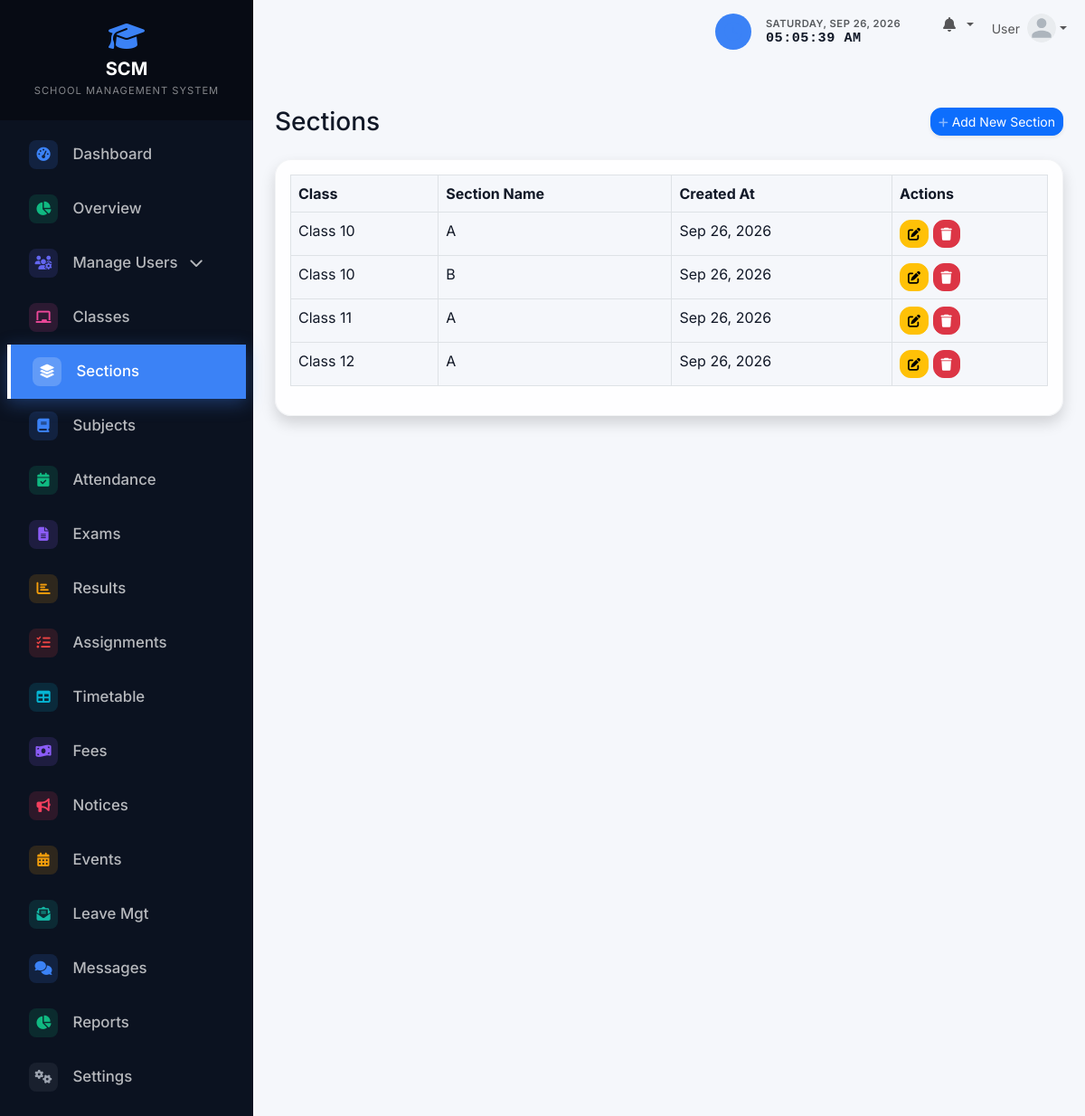
The app's page /admin/sections/index.php (signed in) with its own data.
### tables this page shows
CREATE TABLE IF NOT EXISTS settings (
    setting_key VARCHAR(50) PRIMARY KEY,
    setting_value TEXT
);

CREATE TABLE IF NOT EXISTS sections (
    id INT AUTO_INCREMENT PRIMARY KEY,
    class_id INT NOT NULL,
    name VARCHAR(50) NOT NULL,
    created_at TIMESTAMP DEFAULT CURRENT_TIMESTAMP,
    FOREIGN KEY (class_id) REFERENCES classes(id) ON DELETE CASCADE,
    UNIQUE KEY unique_class_section (class_id, name)
);

CREATE TABLE IF NOT EXISTS classes (
    id INT AUTO_INCREMENT PRIMARY KEY,
    name VARCHAR(50) NOT NULL UNIQUE,
    created_at TIMESTAMP DEFAULT CURRENT_TIMESTAMP
);

### config/functions.php (called while the page is built, shortened)
<?php
function get_setting($pdo, $key, $default = '') {
    $stmt = $pdo->prepare("SELECT setting_value FROM settings WHERE setting_key = ?");
    $stmt->execute([$key]);
    $result = $stmt->fetch();
    return $result ? $result['setting_value'] : $default;
}
?>

### admin/sections/index.php (the view, shortened to what this page needs)
<?php
require_once '../../config/database.php';
require_once '../../config/functions.php';
$stmt = $pdo->query("SELECT s.*, c.name as class_name FROM sections s JOIN classes c ON s.class_id = c.id ORDER BY c.name, s.name");
$sections = $stmt->fetchAll();
include '../../includes/header.php';
?>
<div class="d-sm-flex align-items-center justify-content-between mb-4">
    <h1 class="h3 mb-0 text-gray-800">Sections</h1>
    <a href="create.php" class="d-none d-sm-inline-block btn btn-sm btn-primary shadow-sm">
        <i class="fas fa-plus fa-sm text-white-50"></i> Add New Section
    </a>
</div>
<div class="card shadow mb-4">
    <div class="card-body">
        <div class="table-responsive">
            <table class="table table-bordered table-hover" width="100%" cellspacing="0">
                <thead>
                    <tr>
                        <th>Class</th>
                        <th>Section Name</th>
                        <th>Created At</th>
                        <th>Actions</th>
                    </tr>
                </thead>
                <tbody>
                    <?php foreach ($sections as $section): ?>
                    <tr>
                        <td><?= htmlspecialchars($section['class_name']) ?></td>
                        <td><?= htmlspecialchars($section['name']) ?></td>
                        <td><?= date('M d, Y', strtotime($section['created_at'])) ?></td>
                        <td>
                            <a href="edit.php?id=<?= $section['id'] ?>" class="btn btn-warning btn-sm" title="Edit"><i class="fas fa-edit"></i></a>
                            <a href="delete.php?id=<?= $section['id'] ?>" class="btn btn-danger btn-sm" title="Delete" onclick="return confirm('Are you sure you want to delete this section?');"><i class="fas fa-trash"></i></a>
                        </td>
                    </tr>
                    <?php endforeach; ?>
                </tbody>
            </table>
        </div>
    </div>
</div>
<?php include '../../includes/footer.php'; ?>

### includes/header.php (shortened to what this page needs)
<!DOCTYPE html>
<html lang="en">
<head>
    <link href="https://cdn.jsdelivr.net/npm/bootstrap@5.3.0/dist/css/bootstrap.min.css" rel="stylesheet">
    <link rel="stylesheet" href="https://cdnjs.cloudflare.com/ajax/libs/font-awesome/6.4.0/css/all.min.css">
    <link rel="stylesheet" href="<?= BASE_URL ?>/assets/css/style.css">
    <?php
    $current_role = $_SESSION['user_role'] ?? '';
    ?>
    <?php
    $body_classes = "theme-" . htmlspecialchars($current_role ?: 'admin');
    ?>
</head>
<body class="<?= $body_classes ?>">
    <div class="wrapper">
        <?php include 'sidebar.php'; ?>
        <div id="content">
            <?php include 'navbar.php'; ?>
            <div class="container-fluid p-4">

### includes/sidebar.php (shortened to what this page needs)
<?php
$current_page = $_SERVER['REQUEST_URI'];
$sidebar_school_name = get_setting($pdo, 'school_name', 'SCM - SCHOOL MANAGEMENT');
$name_parts = explode(' - ', $sidebar_school_name, 2);
$main_name = $name_parts[0];
$sub_name = isset($name_parts[1]) ? $name_parts[1] : '';
?>
<nav id="sidebar" class="text-white">
    <div class="sidebar-header p-4 text-center">
        <a href="<?= BASE_URL ?>/index.php" class="text-white text-decoration-none d-flex flex-column align-items-center">
            <i class="fas fa-graduation-cap fa-2x mb-2 text-primary"></i>
            <h5 class="mb-0 fw-bold tracking-wide"><?= htmlspecialchars($main_name) ?></h5>
            <?php if ($sub_name): ?>
            <small class="text-white-50 mt-1" style="font-size: 0.7rem; letter-spacing: 1px;"><?= htmlspecialchars(strtoupper($sub_name)) ?></small>
            <?php endif; ?>
        </a>
    </div>
    <ul class="list-unstyled components p-2">
        <?php if ($_SESSION['user_role'] === 'admin'): ?>
            <li class="<?= strpos($current_page, '/admin/dashboard.php') !== false ? 'active' : '' ?>">
                <a href="<?= BASE_URL ?>/admin/dashboard.php"><i class="fas fa-fw fa-tachometer-alt me-2"></i> Dashboard</a>
            </li>
            <li class="<?= strpos($current_page, '/admin/overview.php') !== false ? 'active' : '' ?>">
                <a href="<?= BASE_URL ?>/admin/overview.php"><i class="fas fa-fw fa-chart-pie me-2"></i> Overview</a>
            </li>
            <?php
                $is_users_active = strpos($current_page, '/admin/admins/') !== false || strpos($current_page, '/admin/roles/') !== false || strpos($current_page, '/admin/students/') !== false || strpos($current_page, '/admin/teachers/') !== false || strpos($current_page, '/admin/parents/') !== false;
            ?>
            <li class="<?= $is_users_active ? 'active' : '' ?>">
                <a href="#usersSubmenu" data-bs-toggle="collapse" aria-expanded="<?= $is_users_active ? 'true' : 'false' ?>" class="manage-users-btn <?= $is_users_active ? '' : 'collapsed' ?>" style="text-decoration: none;">
                    <i class="fas fa-fw fa-users-cog"></i>
                    <span>Manage Users</span>
                    <i class="fas fa-chevron-down dropdown-arrow"></i>
                </a>
            </li>
            <li class="<?= strpos($current_page, '/admin/classes/') !== false ? 'active' : '' ?>"><a href="<?= BASE_URL ?>/admin/classes/"><i class="fas fa-fw fa-chalkboard me-2"></i> Classes</a></li>
            <li class="<?= strpos($current_page, '/admin/sections/') !== false ? 'active' : '' ?>"><a href="<?= BASE_URL ?>/admin/sections/"><i class="fas fa-fw fa-layer-group me-2"></i> Sections</a></li>
            <li class="<?= strpos($current_page, '/admin/subjects/') !== false ? 'active' : '' ?>"><a href="<?= BASE_URL ?>/admin/subjects/"><i class="fas fa-fw fa-book me-2"></i> Subjects</a></li>
            <li class="<?= strpos($current_page, '/admin/attendance/') !== false ? 'active' : '' ?>"><a href="<?= BASE_URL ?>/admin/attendance/"><i class="fas fa-fw fa-calendar-check me-2"></i> Attendance</a></li>
            <li class="<?= strpos($current_page, '/admin/exams/') !== false ? 'active' : '' ?>"><a href="<?= BASE_URL ?>/admin/exams/"><i class="fas fa-fw fa-file-alt me-2"></i> Exams</a></li>
            <li class="<?= strpos($current_page, '/admin/results/') !== false ? 'active' : '' ?>"><a href="<?= BASE_URL ?>/admin/results/"><i class="fas fa-fw fa-chart-bar me-2"></i> Results</a></li>
            <li class="<?= strpos($current_page, '/admin/assignments/') !== false ? 'active' : '' ?>"><a href="<?= BASE_URL ?>/admin/assignments/"><i class="fas fa-fw fa-tasks me-2"></i> Assignments</a></li>
            <li class="<?= strpos($current_page, '/admin/timetable/') !== false ? 'active' : '' ?>"><a href="<?= BASE_URL ?>/admin/timetable/"><i class="fas fa-fw fa-table me-2"></i> Timetable</a></li>
            <li class="<?= strpos($current_page, '/admin/fees/') !== false ? 'active' : '' ?>"><a href="<?= BASE_URL ?>/admin/fees/"><i class="fas fa-fw fa-money-bill-wave me-2"></i> Fees</a></li>
            <li class="<?= strpos($current_page, '/admin/notices/') !== false ? 'active' : '' ?>"><a href="<?= BASE_URL ?>/admin/notices/"><i class="fas fa-fw fa-bullhorn me-2"></i> Notices</a></li>
            <li class="<?= strpos($current_page, '/admin/events/') !== false ? 'active' : '' ?>"><a href="<?= BASE_URL ?>/admin/events/"><i class="fas fa-fw fa-calendar-alt me-2"></i> Events</a></li>
            <li class="<?= strpos($current_page, '/admin/leaves/') !== false ? 'active' : '' ?>"><a href="<?= BASE_URL ?>/admin/leaves/"><i class="fas fa-fw fa-envelope-open-text me-2"></i> Leave Mgt</a></li>
            <li class="<?= strpos($current_page, '/admin/messages/') !== false ? 'active' : '' ?>"><a href="<?= BASE_URL ?>/admin/messages/"><i class="fas fa-fw fa-comments me-2"></i> Messages</a></li>
            <li class="<?= strpos($current_page, '/admin/reports/') !== false ? 'active' : '' ?>"><a href="<?= BASE_URL ?>/admin/reports/"><i class="fas fa-fw fa-chart-pie me-2"></i> Reports</a></li>
            <li class="<?= strpos($current_page, '/admin/settings/') !== false ? 'active' : '' ?>"><a href="<?= BASE_URL ?>/admin/settings/"><i class="fas fa-fw fa-cogs me-2"></i> Settings</a></li>
        <?php endif; ?>
    </ul>
</nav>

### includes/navbar.php (shortened to what this page needs)
<nav class="navbar navbar-expand-lg navbar-light bg-transparent topbar mb-4 static-top">
    <div class="container-fluid">
        <ul class="navbar-nav ms-auto">
            <li class="nav-item d-none d-md-flex align-items-center mx-3">
                <div class="d-flex align-items-center px-3 py-2 rounded-pill bg-transparent" style="min-width: 220px;">
                    <div class="d-flex align-items-center justify-content-center bg-primary bg-opacity-25 rounded-circle me-3" style="width: 40px; height: 40px;">
                        <i class="fas fa-clock text-primary fs-5" id="clockIcon"></i>
                    </div>
                    <div class="d-flex flex-column justify-content-center lh-sm">
                        <span id="realTimeDate" class="text-muted text-uppercase" style="font-size: 0.7rem; font-weight: 600; letter-spacing: 0.5px;">Loading...</span>
                        <span id="realTimeClock" class="fw-bold" style="font-size: 0.95rem; font-family: 'Courier New', Courier, monospace; letter-spacing: 0.5px;">--:--:--</span>
                    </div>
                </div>
            </li>
            <li class="nav-item dropdown no-arrow mx-1">
                <a class="nav-link dropdown-toggle position-relative" href="#" id="alertsDropdown" role="button" data-bs-toggle="dropdown" aria-expanded="false">
                    <i class="fas fa-bell fa-fw"></i>
                </a>
            </li>
            <li class="nav-item dropdown no-arrow">
                <a class="nav-link dropdown-toggle d-flex align-items-center" href="#" id="userDropdown" role="button" data-bs-toggle="dropdown" aria-expanded="false">
                    <span class="me-2 d-none d-lg-inline text-gray-600 small"><?= htmlspecialchars($_SESSION['name'] ?? 'User') ?></span>
                    <img class="img-profile rounded-circle" src="<?= !empty($_SESSION['profile_photo']) ? BASE_URL . '/uploads/' . $_SESSION['user_role'] . 's/' . $_SESSION['profile_photo'] : BASE_URL . '/assets/images/default-avatar.svg' ?>" width="32" height="32" alt="Profile">
                </a>
            </li>
        </ul>
    </div>
</nav>

### includes/footer.php (shortened to what this page needs)
            </div>
        </div>
    </div>
</body>
</html>

### assets/css/style.css (style rules this page uses)
:root { --bs-primary: #3B82F6; --bs-info: #06B6D4; --bs-success: #10B981; --bs-warning: #F59E0B; --bs-danger: #EF4444; --bs-body-bg: #F5F7FB; --bs-body-color: #111827; --sidebar-bg: #0B1220; --sidebar-header: #070b14; --sidebar-text: rgba(255,255,255,0.7); --sidebar-hover: rgba(255,255,255,0.1); }
.theme-admin { --bs-primary: #3B82F6; --bs-info: #06B6D4; --bs-body-bg: #F5F7FB; --bs-body-color: #111827; --sidebar-bg: #0B1220; --sidebar-header: #070b14; }
body { font-family: 'Inter', sans-serif; background-color: var(--bs-body-bg); color: var(--bs-body-color); }
.text-primary { color: var(--bs-primary) !important; }
.bg-primary { background-color: var(--bs-primary) !important; }
.btn { border-radius: 12px; }
.wrapper { display: flex; width: 100%; align-items: stretch; }
#sidebar { min-width: 280px; max-width: 280px; min-height: 100vh; transition: all 0.25s cubic-bezier(0.4, 0, 0.2, 1); background: var(--sidebar-bg) !important; }
#sidebar .sidebar-header { background: var(--sidebar-header); transition: all 0.25s; }
#sidebar ul.components { padding: 20px 0; }
#sidebar ul li a { padding: 14px 24px; font-size: 1.05em; display: block; color: var(--sidebar-text); text-decoration: none; font-weight: 500; position: relative; overflow: hidden; transition: background-color 0.3s ease, transform 0.3s ease, color 0.3s ease, box-shadow 0.3s ease; }
#sidebar ul li.active > a { background: var(--bs-primary); color: #ffffff; box-shadow: 0 5px 20px rgba(63, 130, 244, 0.35); transition: all 0.3s ease; border-left: 4px solid #fff; }
#sidebar ul li.active > a::before { content: ""; position: absolute; top: 0; left: -100%; width: 50%; height: 100%; background: linear-gradient( 90deg, transparent, rgba(255,255,255,0.25), transparent ); transform: skewX(-20deg); animation: buttonShine 3s infinite; }
#sidebar ul li a i { transition: transform 0.3s ease, color 0.3s ease; }
#content { width: 100%; min-height: 100vh; transition: all 0.25s; }
.topbar { height: 4.375rem; }
.card, .dashboard-card { border: 1px solid rgba(229, 231, 235, 0.5); border-radius: 18px; box-shadow: 0 8px 30px rgba(15, 23, 42, 0.1); background-color: rgba(255, 255, 255, 0.85); backdrop-filter: blur(8px); }
#sidebar ul.components li a i { width: 32px; height: 32px; display: inline-flex; align-items: center; justify-content: center; border-radius: 8px; margin-right: 12px !important; font-size: 0.95rem; transition: all 0.3s; }
#sidebar ul.components li a i.fa-tachometer-alt { background: rgba(59, 130, 246, 0.15); color: #3b82f6; }
#sidebar ul.components li a i.fa-chart-pie { background: rgba(16, 185, 129, 0.15); color: #10b981; }
#sidebar ul.components li a i.fa-users-cog, #sidebar ul.components li a i.fa-user-shield, #sidebar ul.components li a i.fa-user-graduate, #sidebar ul.components li a i.fa-chalkboard-teacher, #sidebar ul.components li a i.fa-users, #sidebar ul.components li a i.fa-user { background: rgba(99, 102, 241, 0.15); color: #6366f1; }
#sidebar ul.components li a i.fa-chalkboard { background: rgba(236, 72, 153, 0.15); color: #ec4899; }
#sidebar ul.components li a i.fa-layer-group { background: rgba(139, 92, 246, 0.15); color: #8b5cf6; }
#sidebar ul.components li a i.fa-book { background: rgba(59, 130, 246, 0.15); color: #3b82f6; }
#sidebar ul.components li a i.fa-calendar-check { background: rgba(16, 185, 129, 0.15); color: #10b981; }
#sidebar ul.components li a i.fa-file-alt { background: rgba(139, 92, 246, 0.15); color: #8b5cf6; }
#sidebar ul.components li a i.fa-chart-bar { background: rgba(245, 158, 11, 0.15); color: #f59e0b; }
#sidebar ul.components li a i.fa-tasks { background: rgba(239, 68, 68, 0.15); color: #ef4444; }
#sidebar ul.components li a i.fa-table { background: rgba(6, 182, 212, 0.15); color: #06b6d4; }
#sidebar ul.components li a i.fa-calendar-alt { background: rgba(245, 158, 11, 0.15); color: #f59e0b; }
#sidebar ul.components li a i.fa-money-bill-wave { background: rgba(139, 92, 246, 0.15); color: #8b5cf6; }
#sidebar ul.components li a i.fa-bullhorn { background: rgba(244, 63, 94, 0.15); color: #f43f5e; }
#sidebar ul.components li a i.fa-envelope-open-text { background: rgba(20, 184, 166, 0.15); color: #14b8a6; }
#sidebar ul.components li a i.fa-comments { background: rgba(59, 130, 246, 0.15); color: #3b82f6; }
#sidebar ul.components li a i.fa-cogs { background: rgba(107, 114, 128, 0.15); color: #9ca3af; }
#sidebar ul li.active > a i, #sidebar ul li a:hover i { background: rgba(255, 255, 255, 0.2) !important; color: #fff !important; }

### records on screen
settings: setting_value "SCM", setting_value "SCHOOL MANAGEMENT SYSTEM"
sections: class.name "Class 10", name "A", created_at "Sep 26, 2026"
sections: class.name "Class 10", name "B", created_at "Sep 26, 2026"
sections: class.name "Class 11", name "A", created_at "Sep 26, 2026"
sections: class.name "Class 12", name "A", created_at "Sep 26, 2026"

### other values on screen
$_SESSION['name'] "User"
